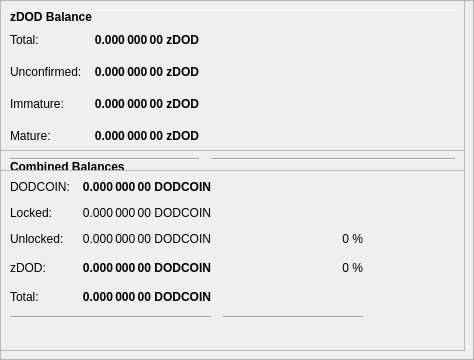
        <widget class="QFrame" name="frameObfuscation">
         <property name="minimumSize">
          <size>
           <width>0</width>
           <height>350</height>
          </size>
         </property>
         <property name="layoutDirection">
          <enum>Qt::LeftToRight</enum>
         </property>
         <property name="frameShape">
          <enum>QFrame::StyledPanel</enum>
         </property>
         <property name="frameShadow">
          <enum>QFrame::Raised</enum>
         </property>
         <widget class="QPushButton" name="runAutoDenom">
          <property name="geometry">
           <rect>
            <x>251</x>
            <y>17</y>
            <width>1</width>
            <height>1</height>
           </rect>
          </property>
          <property name="palette">
           <palette>
            <active>
             <colorrole role="WindowText">
              <brush brushstyle="SolidPattern">
               <color alpha="255">
                <red>0</red>
                <green>0</green>
                <blue>0</blue>
               </color>
              </brush>
             </colorrole>
             <colorrole role="Button">
              <brush brushstyle="SolidPattern">
               <color alpha="255">
                <red>239</red>
                <green>238</green>
                <blue>238</blue>
               </color>
              </brush>
             </colorrole>
             <colorrole role="Light">
              <brush brushstyle="SolidPattern">
               <color alpha="255">
                <red>255</red>
                <green>255</green>
                <blue>255</blue>
               </color>
              </brush>
             </colorrole>
             <colorrole role="Midlight">
              <brush brushstyle="SolidPattern">
               <color alpha="255">
                <red>247</red>
                <green>246</green>
                <blue>246</blue>
               </color>
              </brush>
             </colorrole>
             <colorrole role="Dark">
              <brush brushstyle="SolidPattern">
               <color alpha="255">
                <red>119</red>
                <green>119</green>
                <blue>119</blue>
               </color>
              </brush>
             </colorrole>
             <colorrole role="Mid">
              <brush brushstyle="SolidPattern">
               <color alpha="255">
                <red>159</red>
                <green>159</green>
                <blue>159</blue>
               </color>
              </brush>
             </colorrole>
             <colorrole role="Text">
              <brush brushstyle="SolidPattern">
               <color alpha="255">
                <red>0</red>
                <green>0</green>
                <blue>0</blue>
               </color>
              </brush>
             </colorrole>
             <colorrole role="BrightText">
              <brush brushstyle="SolidPattern">
               <color alpha="255">
                <red>255</red>
                <green>255</green>
                <blue>255</blue>
               </color>
              </brush>
             </colorrole>
             <colorrole role="ButtonText">
              <brush brushstyle="SolidPattern">
               <color alpha="255">
                <red>0</red>
                <green>0</green>
                <blue>0</blue>
               </color>
              </brush>
             </colorrole>
             <colorrole role="Base">
              <brush brushstyle="SolidPattern">
               <color alpha="255">
                <red>255</red>
                <green>255</green>
                <blue>255</blue>
               </color>
              </brush>
             </colorrole>
             <colorrole role="Window">
              <brush brushstyle="SolidPattern">
               <color alpha="255">
                <red>239</red>
                <green>238</green>
                <blue>238</blue>
               </color>
              </brush>
             </colorrole>
             <colorrole role="Shadow">
              <brush brushstyle="SolidPattern">
               <color alpha="255">
                <red>0</red>
                <green>0</green>
                <blue>0</blue>
               </color>
              </brush>
             </colorrole>
             <colorrole role="AlternateBase">
              <brush brushstyle="SolidPattern">
               <color alpha="255">
                <red>247</red>
                <green>246</green>
                <blue>246</blue>
               </color>
              </brush>
             </colorrole>
             <colorrole role="ToolTipBase">
              <brush brushstyle="SolidPattern">
               <color alpha="255">
                <red>255</red>
                <green>255</green>
                <blue>220</blue>
               </color>
              </brush>
             </colorrole>
             <colorrole role="ToolTipText">
              <brush brushstyle="SolidPattern">
               <color alpha="255">
                <red>0</red>
                <green>0</green>
                <blue>0</blue>
               </color>
              </brush>
             </colorrole>
            </active>
            <inactive>
             <colorrole role="WindowText">
              <brush brushstyle="SolidPattern">
               <color alpha="255">
                <red>0</red>
                <green>0</green>
                <blue>0</blue>
               </color>
              </brush>
             </colorrole>
             <colorrole role="Button">
              <brush brushstyle="SolidPattern">
               <color alpha="255">
                <red>239</red>
                <green>238</green>
                <blue>238</blue>
               </color>
              </brush>
             </colorrole>
             <colorrole role="Light">
              <brush brushstyle="SolidPattern">
               <color alpha="255">
                <red>255</red>
                <green>255</green>
                <blue>255</blue>
               </color>
              </brush>
             </colorrole>
             <colorrole role="Midlight">
              <brush brushstyle="SolidPattern">
               <color alpha="255">
                <red>247</red>
                <green>246</green>
                <blue>246</blue>
               </color>
              </brush>
             </colorrole>
             <colorrole role="Dark">
              <brush brushstyle="SolidPattern">
               <color alpha="255">
                <red>119</red>
                <green>119</green>
                <blue>119</blue>
               </color>
              </brush>
             </colorrole>
             <colorrole role="Mid">
              <brush brushstyle="SolidPattern">
               <color alpha="255">
                <red>159</red>
                <green>159</green>
                <blue>159</blue>
               </color>
              </brush>
             </colorrole>
             <colorrole role="Text">
              <brush brushstyle="SolidPattern">
               <color alpha="255">
                <red>0</red>
                <green>0</green>
                <blue>0</blue>
               </color>
              </brush>
             </colorrole>
             <colorrole role="BrightText">
              <brush brushstyle="SolidPattern">
               <color alpha="255">
                <red>255</red>
                <green>255</green>
                <blue>255</blue>
               </color>
              </brush>
             </colorrole>
             <colorrole role="ButtonText">
              <brush brushstyle="SolidPattern">
               <color alpha="255">
                <red>0</red>
                <green>0</green>
                <blue>0</blue>
               </color>
              </brush>
             </colorrole>
             <colorrole role="Base">
              <brush brushstyle="SolidPattern">
               <color alpha="255">
                <red>255</red>
                <green>255</green>
                <blue>255</blue>
               </color>
              </brush>
             </colorrole>
             <colorrole role="Window">
              <brush brushstyle="SolidPattern">
               <color alpha="255">
                <red>239</red>
                <green>238</green>
                <blue>238</blue>
               </color>
              </brush>
             </colorrole>
             <colorrole role="Shadow">
              <brush brushstyle="SolidPattern">
               <color alpha="255">
                <red>0</red>
                <green>0</green>
                <blue>0</blue>
               </color>
              </brush>
             </colorrole>
             <colorrole role="AlternateBase">
              <brush brushstyle="SolidPattern">
               <color alpha="255">
                <red>247</red>
                <green>246</green>
                <blue>246</blue>
               </color>
              </brush>
             </colorrole>
             <colorrole role="ToolTipBase">
              <brush brushstyle="SolidPattern">
               <color alpha="255">
                <red>255</red>
                <green>255</green>
                <blue>220</blue>
               </color>
              </brush>
             </colorrole>
             <colorrole role="ToolTipText">
              <brush brushstyle="SolidPattern">
               <color alpha="255">
                <red>0</red>
                <green>0</green>
                <blue>0</blue>
               </color>
              </brush>
             </colorrole>
            </inactive>
            <disabled>
             <colorrole role="WindowText">
              <brush brushstyle="SolidPattern">
               <color alpha="255">
                <red>119</red>
                <green>119</green>
                <blue>119</blue>
               </color>
              </brush>
             </colorrole>
             <colorrole role="Button">
              <brush brushstyle="SolidPattern">
               <color alpha="255">
                <red>239</red>
                <green>238</green>
                <blue>238</blue>
               </color>
              </brush>
             </colorrole>
             <colorrole role="Light">
              <brush brushstyle="SolidPattern">
               <color alpha="255">
                <red>255</red>
                <green>255</green>
                <blue>255</blue>
               </color>
              </brush>
             </colorrole>
             <colorrole role="Midlight">
              <brush brushstyle="SolidPattern">
               <color alpha="255">
                <red>247</red>
                <green>246</green>
                <blue>246</blue>
               </color>
              </brush>
             </colorrole>
             <colorrole role="Dark">
              <brush brushstyle="SolidPattern">
               <color alpha="255">
                <red>119</red>
                <green>119</green>
                <blue>119</blue>
               </color>
              </brush>
             </colorrole>
             <colorrole role="Mid">
              <brush brushstyle="SolidPattern">
               <color alpha="255">
                <red>159</red>
                <green>159</green>
                <blue>159</blue>
               </color>
              </brush>
             </colorrole>
             <colorrole role="Text">
              <brush brushstyle="SolidPattern">
               <color alpha="255">
                <red>119</red>
                <green>119</green>
                <blue>119</blue>
               </color>
              </brush>
             </colorrole>
             <colorrole role="BrightText">
              <brush brushstyle="SolidPattern">
               <color alpha="255">
                <red>255</red>
                <green>255</green>
                <blue>255</blue>
               </color>
              </brush>
             </colorrole>
             <colorrole role="ButtonText">
              <brush brushstyle="SolidPattern">
               <color alpha="255">
                <red>119</red>
                <green>119</green>
                <blue>119</blue>
               </color>
              </brush>
             </colorrole>
             <colorrole role="Base">
              <brush brushstyle="SolidPattern">
               <color alpha="255">
                <red>239</red>
                <green>238</green>
                <blue>238</blue>
               </color>
              </brush>
             </colorrole>
             <colorrole role="Window">
              <brush brushstyle="SolidPattern">
               <color alpha="255">
                <red>239</red>
                <green>238</green>
                <blue>238</blue>
               </color>
              </brush>
             </colorrole>
             <colorrole role="Shadow">
              <brush brushstyle="SolidPattern">
               <color alpha="255">
                <red>0</red>
                <green>0</green>
                <blue>0</blue>
               </color>
              </brush>
             </colorrole>
             <colorrole role="AlternateBase">
              <brush brushstyle="SolidPattern">
               <color alpha="255">
                <red>239</red>
                <green>238</green>
                <blue>238</blue>
               </color>
              </brush>
             </colorrole>
             <colorrole role="ToolTipBase">
              <brush brushstyle="SolidPattern">
               <color alpha="255">
                <red>255</red>
                <green>255</green>
                <blue>220</blue>
               </color>
              </brush>
             </colorrole>
             <colorrole role="ToolTipText">
              <brush brushstyle="SolidPattern">
               <color alpha="255">
                <red>0</red>
                <green>0</green>
                <blue>0</blue>
               </color>
              </brush>
             </colorrole>
            </disabled>
           </palette>
          </property>
          <property name="focusPolicy">
           <enum>Qt::NoFocus</enum>
          </property>
          <property name="autoFillBackground">
           <bool>true</bool>
          </property>
          <property name="text">
           <string/>
          </property>
          <property name="flat">
           <bool>true</bool>
          </property>
         </widget>
         <widget class="Line" name="line">
          <property name="geometry">
           <rect>
            <x>7</x>
            <y>10</y>
            <width>451</width>
            <height>1</height>
           </rect>
          </property>
          <property name="orientation">
           <enum>Qt::Horizontal</enum>
          </property>
         </widget>
         <widget class="QFrame" name="frame_3">
          <property name="geometry">
           <rect>
            <x>0</x>
            <y>150</y>
            <width>465</width>
            <height>201</height>
           </rect>
          </property>
          <property name="frameShape">
           <enum>QFrame::StyledPanel</enum>
          </property>
          <property name="frameShadow">
           <enum>QFrame::Raised</enum>
          </property>
          <layout class="QVBoxLayout" name="verticalLayout_5">
           <item>
            <layout class="QHBoxLayout" name="horizontalLayout_5" stretch="0">
             <item>
              <widget class="QLabel" name="label_5z">
               <property name="maximumSize">
                <size>
                 <width>16777215</width>
                 <height>20</height>
                </size>
               </property>
               <property name="font">
                <font>
                 <weight>75</weight>
                 <bold>true</bold>
                </font>
               </property>
               <property name="toolTip">
                <string>Combined Balances (including unconfirmed and immature coins)</string>
               </property>
               <property name="text">
                <string>&lt;html&gt;&lt;head/&gt;&lt;body&gt;&lt;p&gt;Combined Balances&lt;/p&gt;&lt;/body&gt;&lt;/html&gt;</string>
               </property>
              </widget>
             </item>
            </layout>
           </item>
           <item>
            <layout class="QGridLayout" name="gridLayout_3">
             <property name="spacing">
              <number>12</number>
             </property>
             <item row="7" column="0" colspan="2">
              <widget class="Line" name="lineSpendableBalance_3">
               <property name="orientation">
                <enum>Qt::Horizontal</enum>
               </property>
              </widget>
             </item>
             <item row="7" column="2">
              <widget class="Line" name="lineWatchBalance_3">
               <property name="sizePolicy">
                <sizepolicy hsizetype="Preferred" vsizetype="Fixed">
                 <horstretch>0</horstretch>
                 <verstretch>0</verstretch>
                </sizepolicy>
               </property>
               <property name="minimumSize">
                <size>
                 <width>140</width>
                 <height>0</height>
                </size>
               </property>
               <property name="orientation">
                <enum>Qt::Horizontal</enum>
               </property>
              </widget>
             </item>
             <item row="4" column="1">
              <widget class="QLabel" name="labelzBalancez">
               <property name="font">
                <font>
                 <weight>75</weight>
                 <bold>true</bold>
                </font>
               </property>
               <property name="cursor">
                <cursorShape>IBeamCursor</cursorShape>
               </property>
               <property name="toolTip">
                <string>Total of transactions that have yet to be confirmed, and do not yet count toward the spendable balance</string>
               </property>
               <property name="text">
                <string notr="true">0.000 000 00 DODCOIN</string>
               </property>
               <property name="alignment">
                <set>Qt::AlignRight|Qt::AlignTrailing|Qt::AlignVCenter</set>
               </property>
               <property name="textInteractionFlags">
                <set>Qt::LinksAccessibleByMouse|Qt::TextSelectableByKeyboard|Qt::TextSelectableByMouse</set>
               </property>
              </widget>
             </item>
             <item row="6" column="1">
              <widget class="QLabel" name="labelTotalz">
               <property name="font">
                <font>
                 <weight>75</weight>
                 <bold>true</bold>
                </font>
               </property>
               <property name="cursor">
                <cursorShape>IBeamCursor</cursorShape>
               </property>
               <property name="toolTip">
                <string>Total Balance, including unconfirmed and immature coins.</string>
               </property>
               <property name="text">
                <string notr="true">0.000 000 00 DODCOIN</string>
               </property>
               <property name="alignment">
                <set>Qt::AlignRight|Qt::AlignTrailing|Qt::AlignVCenter</set>
               </property>
               <property name="textInteractionFlags">
                <set>Qt::LinksAccessibleByMouse|Qt::TextSelectableByKeyboard|Qt::TextSelectableByMouse</set>
               </property>
              </widget>
             </item>
             <item row="4" column="3">
              <spacer name="horizontalSpacer_6">
               <property name="orientation">
                <enum>Qt::Horizontal</enum>
               </property>
               <property name="sizeHint" stdset="0">
                <size>
                 <width>40</width>
                 <height>20</height>
                </size>
               </property>
              </spacer>
             </item>
             <item row="6" column="0">
              <widget class="QLabel" name="labelTotalTextz">
               <property name="text">
                <string>Total:</string>
               </property>
              </widget>
             </item>
             <item row="1" column="0">
              <widget class="QLabel" name="labelBalanceTextz">
               <property name="text">
                <string>DODCOIN:</string>
               </property>
              </widget>
             </item>
             <item row="1" column="1">
              <widget class="QLabel" name="labelBalancez">
               <property name="font">
                <font>
                 <weight>75</weight>
                 <bold>true</bold>
                </font>
               </property>
               <property name="cursor">
                <cursorShape>IBeamCursor</cursorShape>
               </property>
               <property name="toolTip">
                <string>Your current spendable balance</string>
               </property>
               <property name="text">
                <string notr="true">0.000 000 00 DODCOIN</string>
               </property>
               <property name="alignment">
                <set>Qt::AlignRight|Qt::AlignTrailing|Qt::AlignVCenter</set>
               </property>
               <property name="textInteractionFlags">
                <set>Qt::LinksAccessibleByMouse|Qt::TextSelectableByKeyboard|Qt::TextSelectableByMouse</set>
               </property>
              </widget>
             </item>
             <item row="4" column="0">
              <widget class="QLabel" name="labelzBalanceTextz">
               <property name="toolTip">
                <string/>
               </property>
               <property name="text">
                <string>zDOD:</string>
               </property>
              </widget>
             </item>
             <item row="4" column="2">
              <widget class="QLabel" name="labelzDODPercent">
               <property name="toolTip">
                <string>Current percentage of zDOD.
If AutoMint is enabled this percentage will settle around the configured AutoMint percentage (default = 10%)</string>
               </property>
               <property name="text">
                <string>0 %</string>
               </property>
               <property name="alignment">
                <set>Qt::AlignRight|Qt::AlignTrailing|Qt::AlignVCenter</set>
               </property>
              </widget>
             </item>
             <item row="6" column="2">
              <widget class="QLabel" name="label100Percent">
               <property name="text">
                <string/>
               </property>
               <property name="alignment">
                <set>Qt::AlignRight|Qt::AlignTrailing|Qt::AlignVCenter</set>
               </property>
              </widget>
             </item>
             <item row="2" column="1">
              <widget class="QLabel" name="labelLockedBalance">
               <property name="toolTip">
                <string>Locked DODCOIN or Masternode collaterals. These are excluded from zDOD minting.</string>
               </property>
               <property name="text">
                <string>0.000 000 00 DODCOIN</string>
               </property>
               <property name="alignment">
                <set>Qt::AlignRight|Qt::AlignTrailing|Qt::AlignVCenter</set>
               </property>
              </widget>
             </item>
             <item row="2" column="0">
              <widget class="QLabel" name="labelLockedBalanceText">
               <property name="toolTip">
                <string>Locked DODCOIN or Masternode collaterals. These are excluded from zDOD minting.</string>
               </property>
               <property name="text">
                <string>Locked:</string>
               </property>
              </widget>
             </item>
             <item row="3" column="0">
              <widget class="QLabel" name="labelUnLockedBalanceText">
               <property name="toolTip">
                <string>Unlocked DODCOINs. These can be used for zDOD minting.</string>
               </property>
               <property name="text">
                <string>Unlocked:</string>
               </property>
              </widget>
             </item>
             <item row="3" column="1">
              <widget class="QLabel" name="labelUnLockedBalance">
               <property name="toolTip">
                <string>Unlocked DODCOINs. These can be used for zDOD minting.</string>
               </property>
               <property name="text">
                <string>0.000 000 00 DODCOIN</string>
               </property>
               <property name="alignment">
                <set>Qt::AlignRight|Qt::AlignTrailing|Qt::AlignVCenter</set>
               </property>
              </widget>
             </item>
             <item row="3" column="2">
              <widget class="QLabel" name="labelDODCOINPercent">
               <property name="text">
                <string>0 %</string>
               </property>
               <property name="alignment">
                <set>Qt::AlignRight|Qt::AlignTrailing|Qt::AlignVCenter</set>
               </property>
              </widget>
             </item>
            </layout>
           </item>
           <item>
            <spacer name="verticalSpacer">
             <property name="orientation">
              <enum>Qt::Vertical</enum>
             </property>
             <property name="sizeHint" stdset="0">
              <size>
               <width>20</width>
               <height>40</height>
              </size>
             </property>
            </spacer>
           </item>
          </layout>
         </widget>
         <widget class="QFrame" name="frame_4">
          <property name="geometry">
           <rect>
            <x>0</x>
            <y>0</y>
            <width>465</width>
            <height>171</height>
           </rect>
          </property>
          <property name="frameShape">
           <enum>QFrame::StyledPanel</enum>
          </property>
          <property name="frameShadow">
           <enum>QFrame::Raised</enum>
          </property>
          <layout class="QVBoxLayout" name="verticalLayout_7">
           <item>
            <layout class="QHBoxLayout" name="horizontalLayout_8" stretch="0">
             <item>
              <widget class="QLabel" name="label_5z_3">
               <property name="maximumSize">
                <size>
                 <width>16777215</width>
                 <height>20</height>
                </size>
               </property>
               <property name="font">
                <font>
                 <weight>75</weight>
                 <bold>true</bold>
                </font>
               </property>
               <property name="text">
                <string>zDOD Balance</string>
               </property>
              </widget>
             </item>
            </layout>
           </item>
           <item>
            <layout class="QGridLayout" name="gridLayout_5">
             <property name="spacing">
              <number>12</number>
             </property>
             <item row="4" column="0">
              <widget class="QLabel" name="labelzBalanceMatureText">
               <property name="toolTip">
                <string>Mature: more than 20 confirmation and more than 1 mints of the same denomination after it was minted.
These zDOD are spendable.</string>
               </property>
               <property name="text">
                <string>Mature:</string>
               </property>
              </widget>
             </item>
             <item row="5" column="0" colspan="2">
              <widget class="Line" name="lineSpendableBalance_5">
               <property name="orientation">
                <enum>Qt::Horizontal</enum>
               </property>
              </widget>
             </item>
             <item row="1" column="1">
              <widget class="QLabel" name="labelzBalance">
               <property name="font">
                <font>
                 <weight>75</weight>
                 <bold>true</bold>
                </font>
               </property>
               <property name="cursor">
                <cursorShape>IBeamCursor</cursorShape>
               </property>
               <property name="toolTip">
                <string>All available zDOD, unconfirmed and immature zDOD included.</string>
               </property>
               <property name="text">
                <string notr="true">0.000 000 00 zDOD</string>
               </property>
               <property name="alignment">
                <set>Qt::AlignRight|Qt::AlignTrailing|Qt::AlignVCenter</set>
               </property>
               <property name="textInteractionFlags">
                <set>Qt::LinksAccessibleByMouse|Qt::TextSelectableByKeyboard|Qt::TextSelectableByMouse</set>
               </property>
              </widget>
             </item>
             <item row="5" column="2">
              <widget class="Line" name="lineWatchBalance_5">
               <property name="sizePolicy">
                <sizepolicy hsizetype="Preferred" vsizetype="Fixed">
                 <horstretch>0</horstretch>
                 <verstretch>0</verstretch>
                </sizepolicy>
               </property>
               <property name="minimumSize">
                <size>
                 <width>140</width>
                 <height>0</height>
                </size>
               </property>
               <property name="orientation">
                <enum>Qt::Horizontal</enum>
               </property>
              </widget>
             </item>
             <item row="1" column="0">
              <widget class="QLabel" name="labelzBalanceText">
               <property name="toolTip">
                <string>All available zDOD, unconfirmed and immature zDOD included.</string>
               </property>
               <property name="text">
                <string>Total:</string>
               </property>
              </widget>
             </item>
             <item row="1" column="2">
              <spacer name="horizontalSpacer_8">
               <property name="orientation">
                <enum>Qt::Horizontal</enum>
               </property>
               <property name="sizeHint" stdset="0">
                <size>
                 <width>40</width>
                 <height>20</height>
                </size>
               </property>
              </spacer>
             </item>
             <item row="4" column="2">
              <spacer name="horizontalSpacer_4">
               <property name="orientation">
                <enum>Qt::Horizontal</enum>
               </property>
               <property name="sizeHint" stdset="0">
                <size>
                 <width>40</width>
                 <height>20</height>
                </size>
               </property>
              </spacer>
             </item>
             <item row="4" column="1">
              <widget class="QLabel" name="labelzBalanceMature">
               <property name="font">
                <font>
                 <weight>75</weight>
                 <bold>true</bold>
                </font>
               </property>
               <property name="toolTip">
                <string>Mature: more than 20 confirmation and more than 1 mints of the same denomination after it was minted.
These zDOD are spendable.</string>
               </property>
               <property name="text">
                <string>0.000 000 00 zDOD</string>
               </property>
               <property name="alignment">
                <set>Qt::AlignRight|Qt::AlignTrailing|Qt::AlignVCenter</set>
               </property>
              </widget>
             </item>
             <item row="2" column="0">
              <widget class="QLabel" name="labelzBalanceUnconfirmedText">
               <property name="toolTip">
                <string>Unconfirmed: less than 20 confirmations
Immature: confirmed, but less than 1 mints of the same denomination after it was minted</string>
               </property>
               <property name="text">
                <string>Unconfirmed:</string>
               </property>
              </widget>
             </item>
             <item row="2" column="1">
              <widget class="QLabel" name="labelzBalanceUnconfirmed">
               <property name="font">
                <font>
                 <weight>75</weight>
                 <bold>true</bold>
                </font>
               </property>
               <property name="toolTip">
                <string>Unconfirmed: less than 20 confirmations
Immature: confirmed, but less than 1 mints of the same denomination after it was minted</string>
               </property>
               <property name="text">
                <string>0.000 000 00 zDOD</string>
               </property>
               <property name="alignment">
                <set>Qt::AlignRight|Qt::AlignTrailing|Qt::AlignVCenter</set>
               </property>
              </widget>
             </item>
             <item row="2" column="2">
              <spacer name="horizontalSpacer_5">
               <property name="orientation">
                <enum>Qt::Horizontal</enum>
               </property>
               <property name="sizeHint" stdset="0">
                <size>
                 <width>40</width>
                 <height>20</height>
                </size>
               </property>
              </spacer>
             </item>
             <item row="3" column="0">
              <widget class="QLabel" name="labelzBalanceImmatureText">
               <property name="toolTip">
                <string>Unconfirmed: less than 20 confirmations
Immature: confirmed, but less than 1 mints of the same denomination after it was minted</string>
               </property>
               <property name="text">
                <string>Immature:</string>
               </property>
              </widget>
             </item>
             <item row="3" column="1">
              <widget class="QLabel" name="labelzBalanceImmature">
               <property name="font">
                <font>
                 <weight>75</weight>
                 <bold>true</bold>
                </font>
               </property>
               <property name="toolTip">
                <string>Unconfirmed: less than 20 confirmations
Immature: confirmed, but less than 1 mints of the same denomination after it was minted</string>
               </property>
               <property name="text">
                <string>0.000 000 00 zDOD</string>
               </property>
               <property name="alignment">
                <set>Qt::AlignRight|Qt::AlignTrailing|Qt::AlignVCenter</set>
               </property>
              </widget>
             </item>
             <item row="3" column="2">
              <spacer name="horizontalSpacer_7">
               <property name="orientation">
                <enum>Qt::Horizontal</enum>
               </property>
               <property name="sizeHint" stdset="0">
                <size>
                 <width>40</width>
                 <height>20</height>
                </size>
               </property>
              </spacer>
             </item>
            </layout>
           </item>
          </layout>
         </widget>
        </widget>
